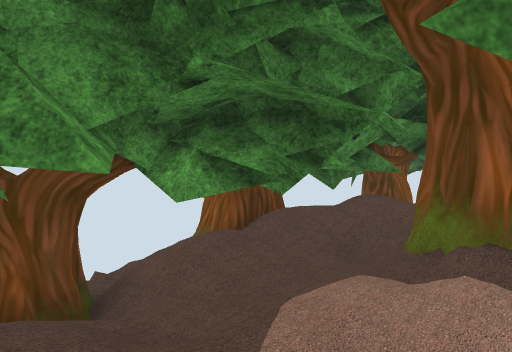
[1] (above)

24 first-person views from a walk through a 3-D level made in the Unity game engine. The camera is 1.4 m above the floor, tilts 4° down and sees 70° across. The floor is counted in squares, 1.03 m on a side. Each view is taken from the middle of a square. On the plan, view 1 faces up. The plan holds only what a view shows up to about 15 squares ahead; the rest is blank. The place goes on beyond the plan. The player character is not drawn. Some surface patterns are stand-ins.

[2]
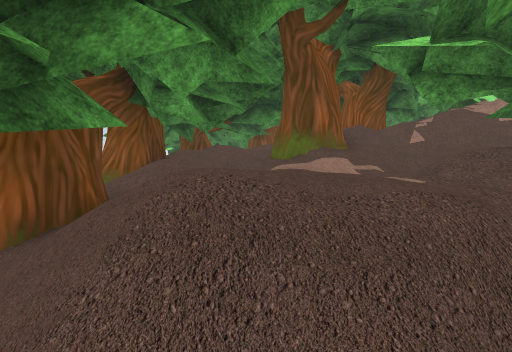

[3]
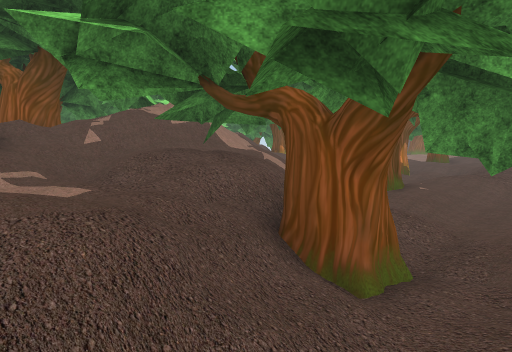

[4]
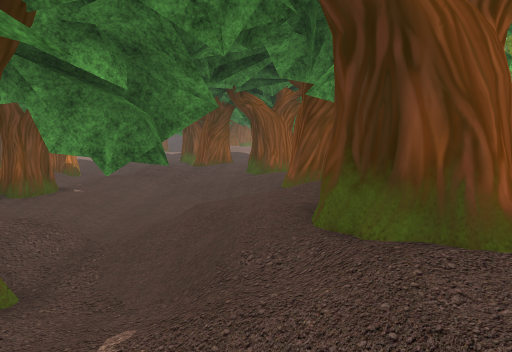

[5]
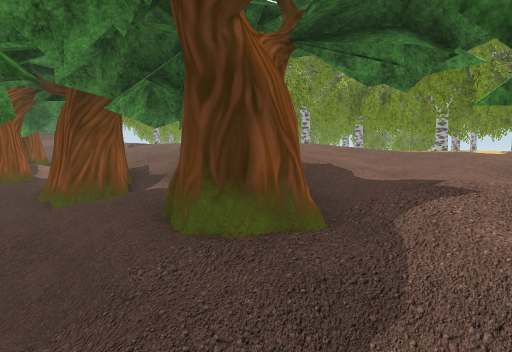

[6]
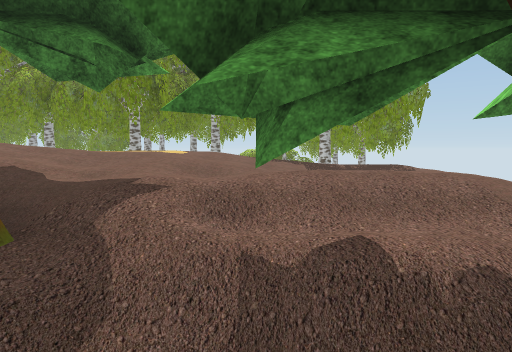

[7]
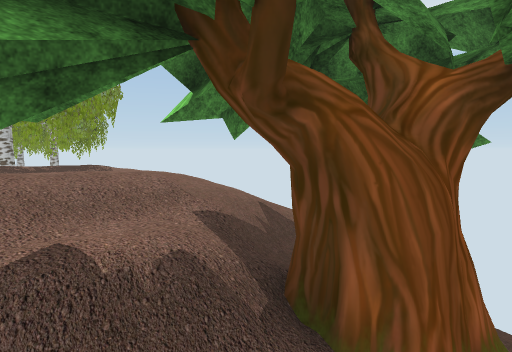

[8]
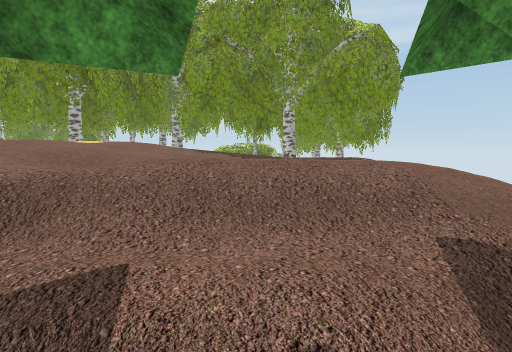

[9]
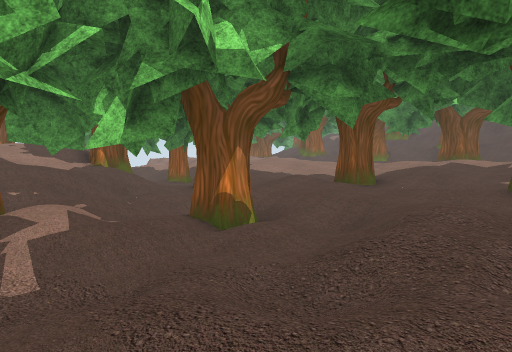

[10]
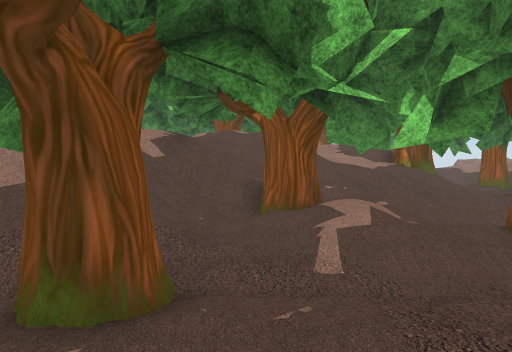

[11]
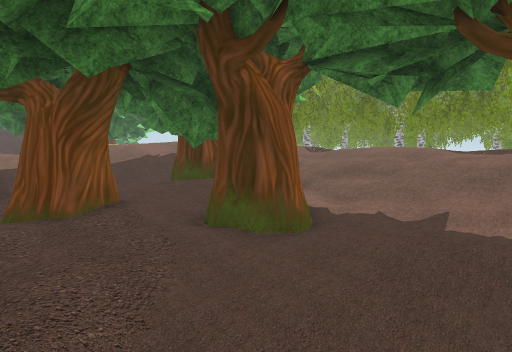

[12]
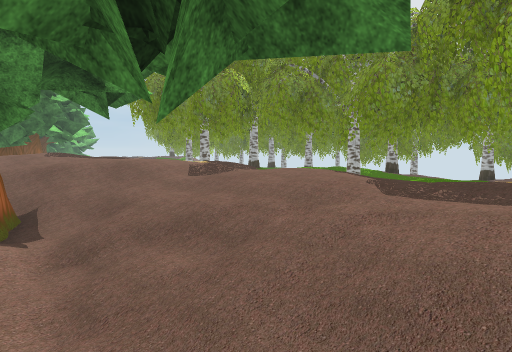

[13]
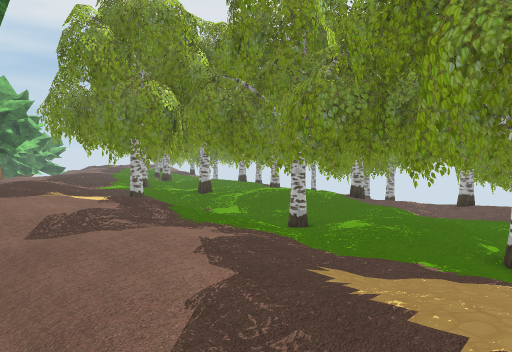

[14]
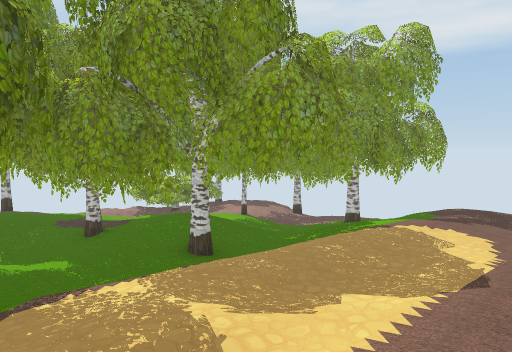

[15]
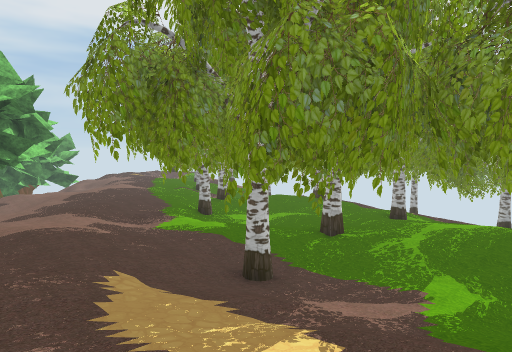

[16]
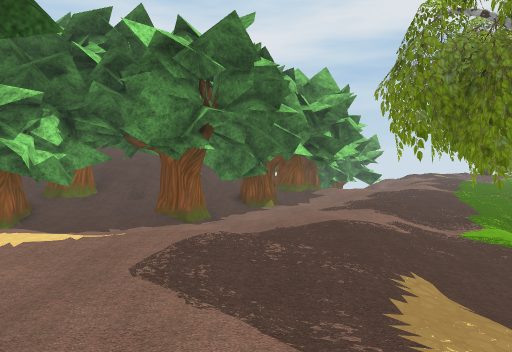

[17]
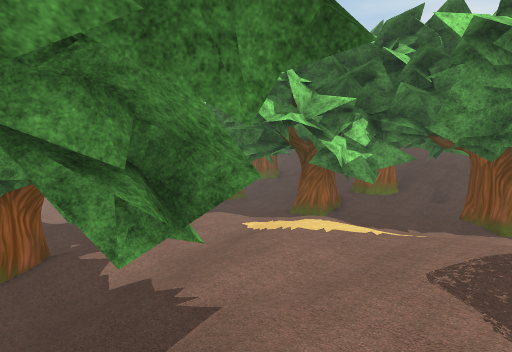

[18]
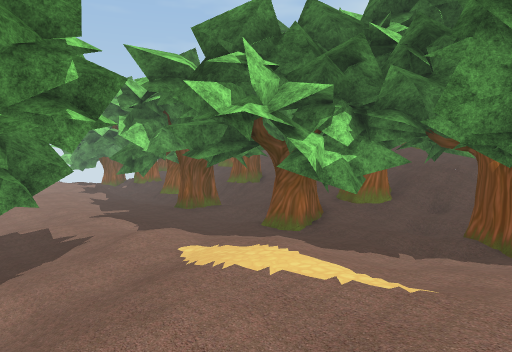

[19]
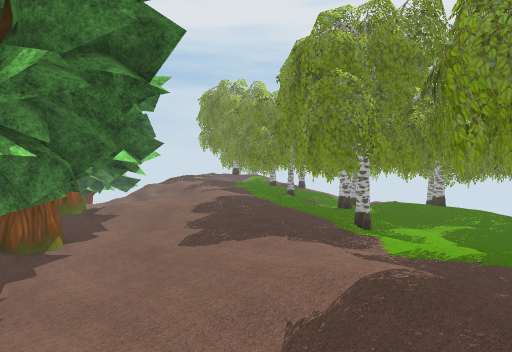

[20]
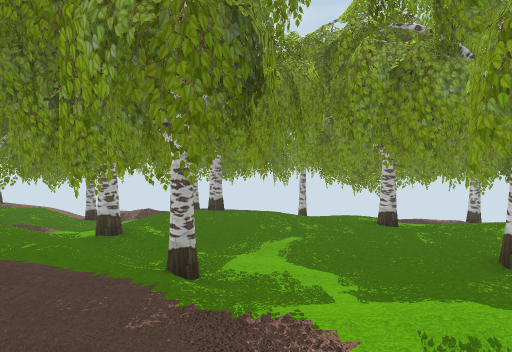

[21]
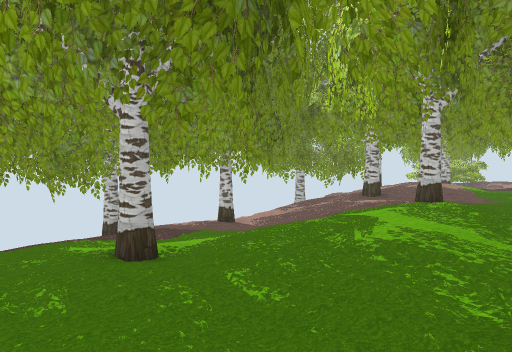

[22]
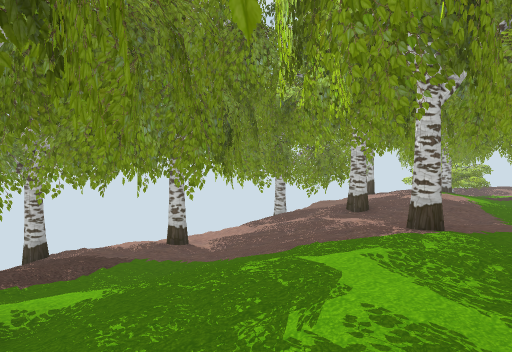

[23]
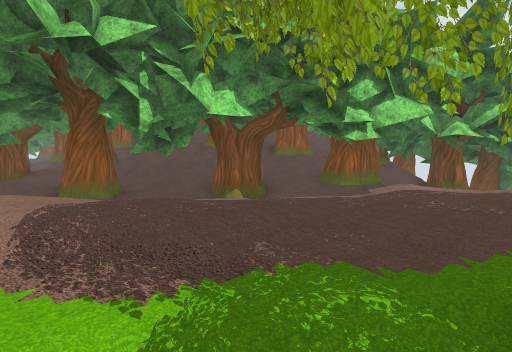

[24]
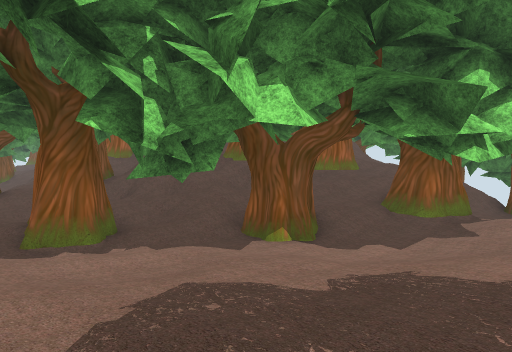

### Floor plan
Key: @ floor where view 1 was taken; # wall or solid block; x gap in a wall; . main floor; : floor 0.25 m higher than the main floor; - floor 0.25 m lower than the main floor; + floor 0.5 m higher than the main floor; _ floor 0.5 m lower than the main floor; * floor 0.75 m higher than the main floor; < floor 0.75 m lower than the main floor; % floor 1 m higher than the main floor; ( floor 1 m lower than the main floor; ! floor 1.25 m lower than the main floor; & floor 1.5 m higher than the main floor; ? floor 1.5 m lower than the main floor; / step, stairs or slope; O other object.
Columns run from 15 left of view 1 to 21 right of it. Each row starts with its distance up from view 1.
  6               OOOOOO   O    O
  5               OOOO  OOOOOO  O
  4             OOOOOOOOOOOOOO   O
  3             OOO_-//OO OO    OOOO
  2            OOOO-_///OOO     O
  1        OOOOOOO-/OOO//     /%
  0         OOOO///@OOOO////*O//       O
 -1         OOO//!/OOOOO///OOO///      OO
 -2         OOOO? O!OOO //OO/OOO.  O
 -3         ./OOO!(?OOO(/OO//OOO//-OO ((
 -4     --  .. O_OOOOO//(O((OOOO((/OO /O
 -5    ----  --OOOO///!//(((/O/(/((OO  OO
 -6   OO/---..OOOOOO/ ?!!(<//OOO/O
 -7  (O//-.....O.OOOO/(!///((<OO///OO _-
 -8  OOOO ....... OOOO//(/<//(//<O_((<_-
 -9 !OO(O .....::O  O__<<<<__///_O<<__/--
-10 !OO/ O//...:::O -_<<O<OO/_<_/OO___---
-11 !!(((// OO..:+ ///_OOO_O<<__/_____---
-12 O((/<<<<OO.::: :.//_/O_< OO_OO-----__
-13 O( //O OO /::+:::///O O__/O/O-...--OO
-14    OOOO O_/OO:::+///_OO__O.-O....--OO
-15    OOOOOO_/OOO::++.OO/OO/.../..----O
-16    OOOOO<_/OO..:++:://OO/..::..-__-OO
-17     OOO(<__/O..:::+++OO:++/::/--_/_-
-18  OO<OO(/O_-OOOO:::++++++++++:.--O_/.
-19  (OO<(<  O-OOOO ::++++***++//O-#O /
-20   /__  _OO-..O#OO//+++***+/..O..OO:O
-21  x__  -O__--OOO_O-OO:+++ ::.//O./OO
-22  O<< -OOO__OOOOO--OOOO++:..././//O
-23   OOO_OOO_-OOO---__#OO+++:.-OO-/O*
-24   OOO OO_O-OOO..-__-OO+++:..OO/OOO
-25   O?O <__OO .O..O-OOO./::..-OO// O &
-26    OOO<</</-.....O..O..::..OOO//OO O
-27     OOO(((O//-..O---/..::...-OOOOO
-28      ?O!OOOO/-OO_-__-OO/:../-OOOO
-29        !OOOO<OOOO-__O OO::./--/O  O
-30        ?OOO(<OOO____ OO..:./O-/OOO#
-31        ?OO/(<OOO____OOOO.::/O-O :*OO
-32        OOOO  OOO-___-OO..:...O/O  O
-33        O OOO   _O_-OOOO..::..   /OO
-34            OO  O O  O O....     _#OO

Where each view was taken, in squares from view 1:
view 1: 0 up, 0 right, facing up
view 2: 1 down, 4 left, facing up-right
view 3: 1 down, 3 left, facing right
view 4: 2 down, 3 left, facing down-right
view 5: 1 down, 2 left, facing down
view 6: 1 down, 2 left, facing down-left
view 7: 1 down, 2 left, facing left
view 8: 1 down, 4 left, facing down-left
view 9: 7 down, 5 right, facing right
view 10: 7 down, 5 right, facing up-right
view 11: 5 down, 5 right, facing down
view 12: 9 down, 2 right, facing down
view 13: 11 down, 0 right, facing down
view 14: 12 down, 0 right, facing left
view 15: 17 down, 4 right, facing down
view 16: 17 down, 4 right, facing down-right
view 17: 17 down, 4 right, facing right
view 18: 18 down, 6 right, facing right
view 19: 19 down, 9 right, facing down
view 20: 25 down, 9 right, facing down-left
view 21: 28 down, 4 right, facing left
view 22: 27 down, 2 right, facing left
view 23: 28 down, 4 right, facing right
view 24: 27 down, 7 right, facing right
